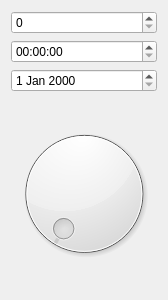
<?xml version="1.0" encoding="UTF-8"?>
<ui version="4.0">
 <class>ComponentB</class>
 <widget class="QWidget" name="ComponentB">
  <property name="geometry">
   <rect>
    <x>0</x>
    <y>0</y>
    <width>168</width>
    <height>300</height>
   </rect>
  </property>
  <property name="windowTitle">
   <string>Form</string>
  </property>
  <layout class="QVBoxLayout" name="verticalLayout">
   <item>
    <widget class="QSpinBox" name="spinBox"/>
   </item>
   <item>
    <widget class="QTimeEdit" name="timeEdit"/>
   </item>
   <item>
    <widget class="QDateEdit" name="dateEdit"/>
   </item>
   <item>
    <widget class="QDial" name="dial"/>
   </item>
  </layout>
 </widget>
 <resources/>
 <connections/>
</ui>
